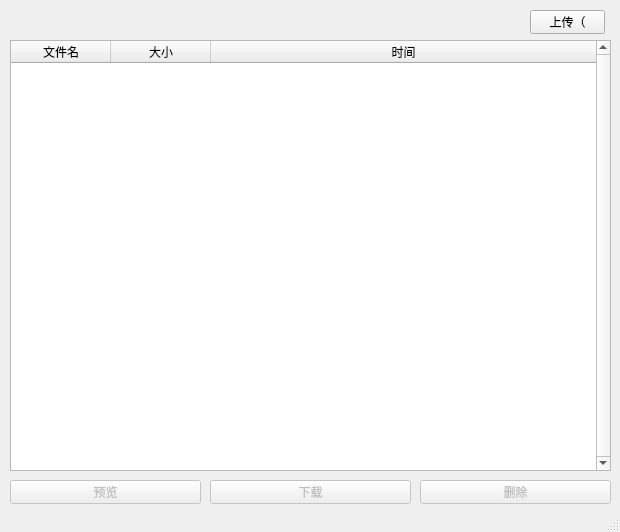
<?xml version="1.0" encoding="UTF-8"?>
<ui version="4.0">
 <class>MainWindow</class>
 <widget class="QMainWindow" name="MainWindow">
  <property name="geometry">
   <rect>
    <x>0</x>
    <y>0</y>
    <width>620</width>
    <height>532</height>
   </rect>
  </property>
  <property name="windowTitle">
   <string>MainWindow</string>
  </property>
  <widget class="QWidget" name="centralwidget">
   <widget class="QPushButton" name="pub_1">
    <property name="geometry">
     <rect>
      <x>530</x>
      <y>10</y>
      <width>75</width>
      <height>24</height>
     </rect>
    </property>
    <property name="text">
     <string>上传（</string>
    </property>
   </widget>
   <widget class="QTreeWidget" name="treeWidget">
    <property name="geometry">
     <rect>
      <x>10</x>
      <y>40</y>
      <width>601</width>
      <height>431</height>
     </rect>
    </property>
    <property name="layoutDirection">
     <enum>Qt::LayoutDirection::LeftToRight</enum>
    </property>
    <property name="styleSheet">
     <string notr="true"/>
    </property>
    <property name="frameShape">
     <enum>QFrame::Shape::StyledPanel</enum>
    </property>
    <property name="frameShadow">
     <enum>QFrame::Shadow::Sunken</enum>
    </property>
    <property name="verticalScrollBarPolicy">
     <enum>Qt::ScrollBarPolicy::ScrollBarAlwaysOn</enum>
    </property>
    <property name="tabKeyNavigation">
     <bool>false</bool>
    </property>
    <property name="verticalScrollMode">
     <enum>QAbstractItemView::ScrollMode::ScrollPerItem</enum>
    </property>
    <property name="uniformRowHeights">
     <bool>false</bool>
    </property>
    <property name="sortingEnabled">
     <bool>false</bool>
    </property>
    <property name="animated">
     <bool>false</bool>
    </property>
    <property name="allColumnsShowFocus">
     <bool>false</bool>
    </property>
    <property name="expandsOnDoubleClick">
     <bool>true</bool>
    </property>
    <attribute name="headerCascadingSectionResizes">
     <bool>false</bool>
    </attribute>
    <attribute name="headerHighlightSections">
     <bool>false</bool>
    </attribute>
    <attribute name="headerShowSortIndicator" stdset="0">
     <bool>false</bool>
    </attribute>
    <column>
     <property name="text">
      <string>文件名</string>
     </property>
     <property name="font">
      <font>
       <hintingpreference>PreferDefaultHinting</hintingpreference>
      </font>
     </property>
     <property name="textAlignment">
      <set>AlignCenter</set>
     </property>
    </column>
    <column>
     <property name="text">
      <string>大小</string>
     </property>
     <property name="textAlignment">
      <set>AlignCenter</set>
     </property>
    </column>
    <column>
     <property name="text">
      <string>时间</string>
     </property>
     <property name="textAlignment">
      <set>AlignCenter</set>
     </property>
    </column>
   </widget>
   <widget class="QPushButton" name="pub_2">
    <property name="enabled">
     <bool>false</bool>
    </property>
    <property name="geometry">
     <rect>
      <x>10</x>
      <y>480</y>
      <width>191</width>
      <height>24</height>
     </rect>
    </property>
    <property name="text">
     <string>预览</string>
    </property>
    <property name="checkable">
     <bool>false</bool>
    </property>
    <property name="autoDefault">
     <bool>false</bool>
    </property>
    <property name="default">
     <bool>false</bool>
    </property>
    <property name="flat">
     <bool>false</bool>
    </property>
   </widget>
   <widget class="QPushButton" name="pub_3">
    <property name="enabled">
     <bool>false</bool>
    </property>
    <property name="geometry">
     <rect>
      <x>210</x>
      <y>480</y>
      <width>201</width>
      <height>24</height>
     </rect>
    </property>
    <property name="text">
     <string>下载</string>
    </property>
   </widget>
   <widget class="QPushButton" name="pub_4">
    <property name="enabled">
     <bool>false</bool>
    </property>
    <property name="geometry">
     <rect>
      <x>420</x>
      <y>480</y>
      <width>191</width>
      <height>24</height>
     </rect>
    </property>
    <property name="text">
     <string>删除</string>
    </property>
   </widget>
  </widget>
  <widget class="QStatusBar" name="statusbar"/>
 </widget>
 <resources/>
 <connections/>
</ui>
